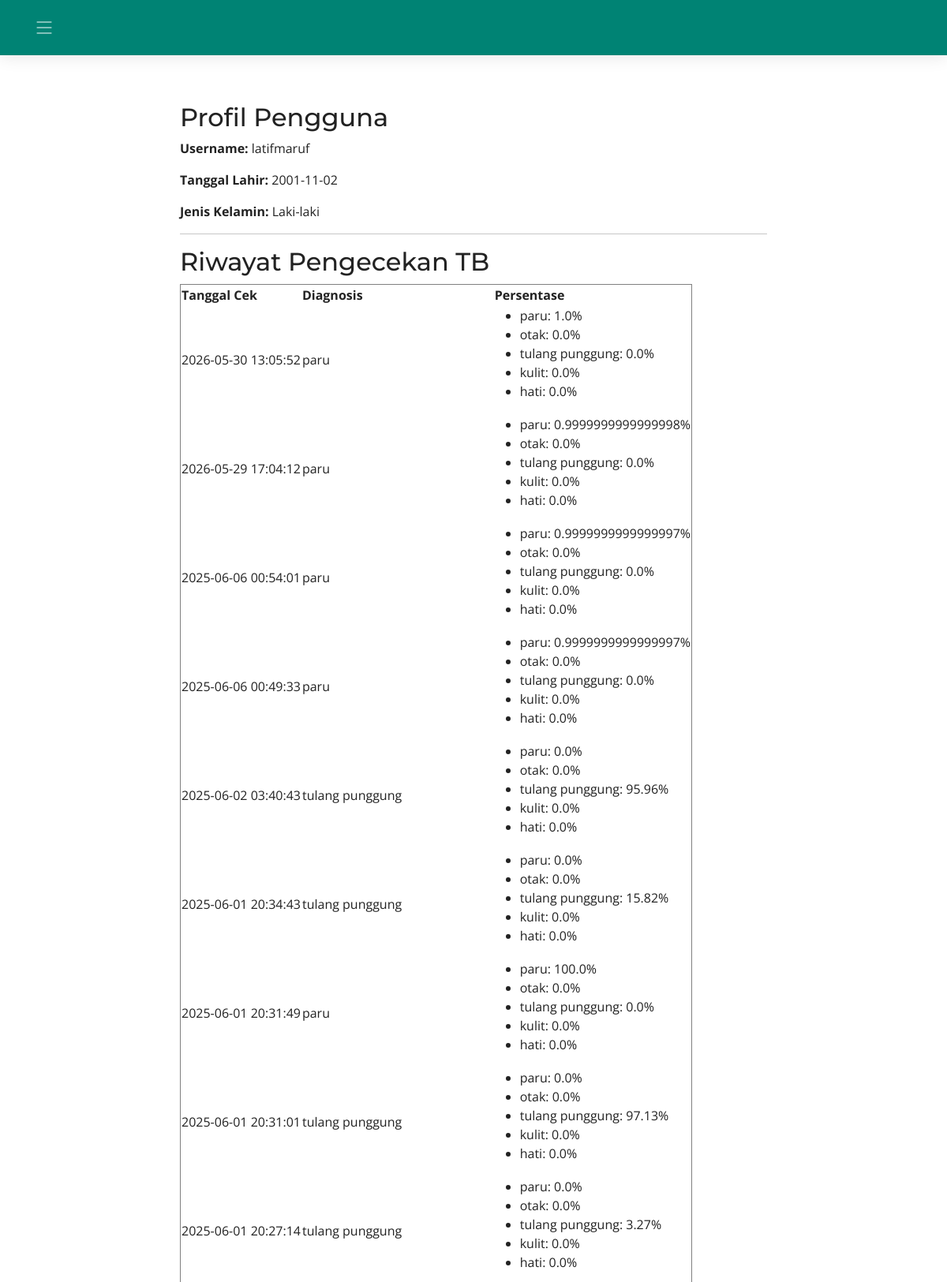
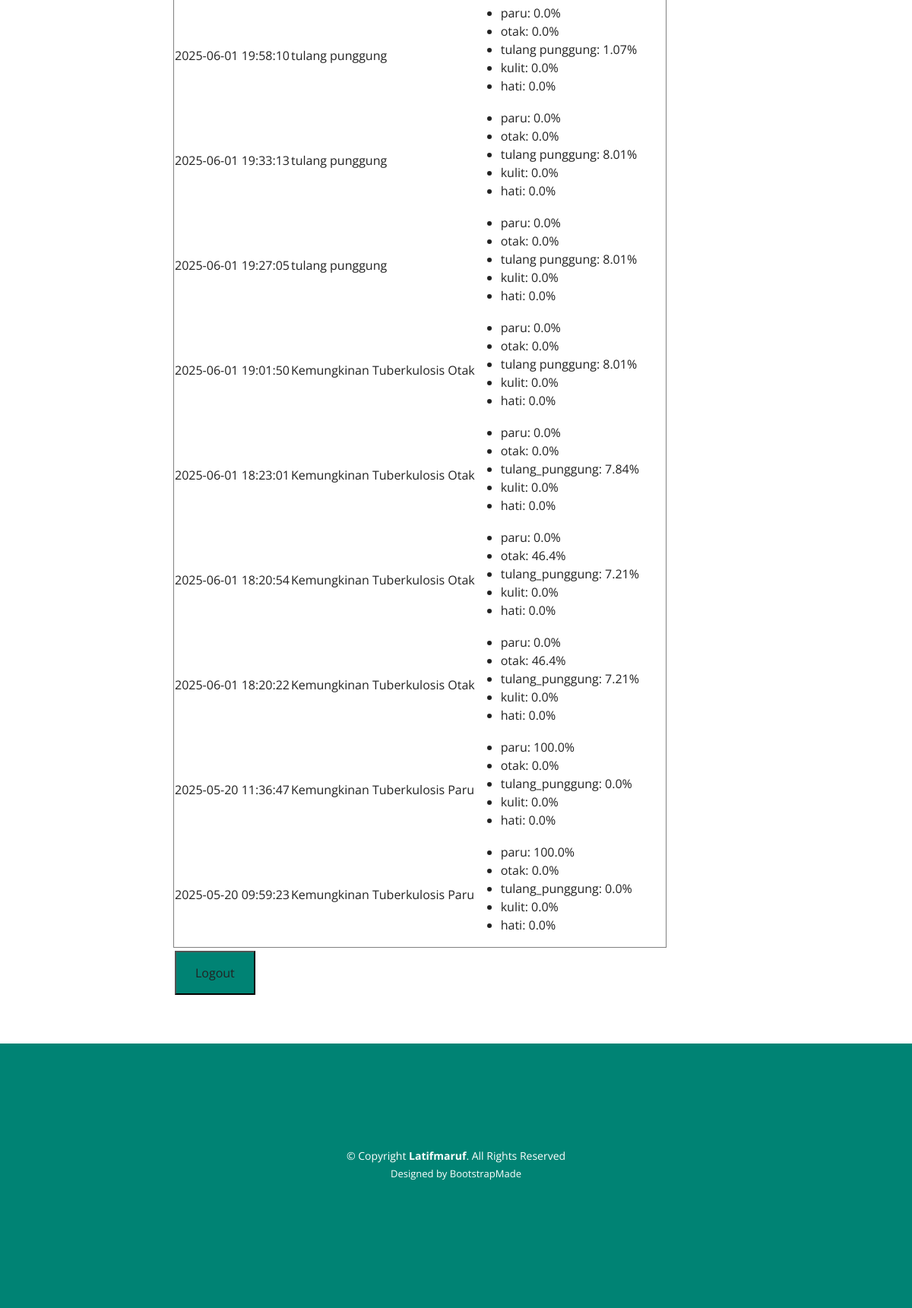
The app's page /profil (signed in) with its own data (2 pictures, top to bottom).
### tables this page shows
CREATE TABLE users (
        id INTEGER PRIMARY KEY AUTOINCREMENT,
        username TEXT UNIQUE NOT NULL,
        password TEXT NOT NULL,
        tanggal_lahir TEXT NOT NULL,
        jenis_kelamin TEXT NOT NULL
    );

CREATE TABLE hasil_cek (
        id INTEGER PRIMARY KEY AUTOINCREMENT,
        user_id INTEGER NOT NULL,
        diagnosis TEXT NOT NULL,
        persentase TEXT NOT NULL,
        tanggal_cek TIMESTAMP DEFAULT CURRENT_TIMESTAMP,
        FOREIGN KEY (user_id) REFERENCES users(id)
    );

### app.py (the view)
@app.route('/profil')
def profil():
    if 'user_id' not in session:
        flash('Anda harus login terlebih dahulu.')
        return redirect(url_for('login'))
    conn = sqlite3.connect('database.db')
    conn.row_factory = sqlite3.Row
    c = conn.cursor()
    c.execute('SELECT username, tanggal_lahir, jenis_kelamin FROM users WHERE id = ?', (session['user_id'],))
    user = c.fetchone()
    c.execute('SELECT diagnosis, persentase, tanggal_cek FROM hasil_cek WHERE user_id = ? ORDER BY tanggal_cek DESC', (session['user_id'],))
    hasil_cek = c.fetchall()
    conn.close()
    if user is None:
        flash('Data user tidak ditemukan.')
        return redirect(url_for('login'))
    hasil_cek_list = []
    for row in hasil_cek:
        hasil_dict = dict(row)
        hasil_dict['persentase'] = json.loads(hasil_dict['persentase'])  # ✅ DI SINI
        hasil_cek_list.append(hasil_dict)
    return render_template('profil.html', user=user, hasil_cek=hasil_cek_list)

### templates/profil.html (shortened to what this page needs)
<!DOCTYPE html>
<html lang="en">
<head>
  <link href="static/vendor/bootstrap/css/bootstrap.min.css" rel="stylesheet">
  <link href="static/vendor/bootstrap-icons/bootstrap-icons.css" rel="stylesheet">
  <link href="static/vendor/aos/aos.css" rel="stylesheet">
  <link href="static/vendor/glightbox/css/glightbox.min.css" rel="stylesheet">
  <link href="static/vendor/swiper/swiper-bundle.min.css" rel="stylesheet">
  <link href="static/css/main.css" rel="stylesheet">
</head>
<body>
  <header id="header" class="header d-flex align-items-center">
    <div class="container-fluid container-xl d-flex align-items-center justify-content-between">
      <i class="mobile-nav-toggle mobile-nav-show bi bi-list"></i>
    </div>
  </header>
  <main id="main">
   <section id="about" class="about">
    <div class="container" data-aos="fade-up">
      <div class="col-lg-8" style="margin: auto;">
        {% if user %}
          <h2>Profil Pengguna</h2>
          <p><strong>Username:</strong> {{ user['username'] }}</p>
          <p><strong>Tanggal Lahir:</strong> {{ user['tanggal_lahir'] }}</p>
          <p><strong>Jenis Kelamin:</strong> {{ user['jenis_kelamin'] }}</p>
        {% else %}
          <p>Data pengguna tidak tersedia.</p>
        {% endif %}
        <hr>
        {% if hasil_cek %}
        <h2>Riwayat Pengecekan TB</h2>
        <table border="1">
            <thead>
                <tr>
                    <th>Tanggal Cek</th>
                    <th>Diagnosis</th>
                    <th>Persentase</th>
                </tr>
            </thead>
            <tbody>
                {% for hasil in hasil_cek %}
                <tr>
                    <td>{{ hasil['tanggal_cek'] }}</td>
                    <td>{{ hasil['diagnosis'] }}</td>
                    <td>
                        <ul>
                            {% for jenis, persen in hasil['persentase'].items() %}
                            <li>{{ jenis }}: {{ persen }}%</li>
                            {% endfor %}
                        </ul>
                    </td>
                </tr>
                {% endfor %}
            </tbody>
        </table>
        {% else %}
          <p>Belum ada riwayat pengecekan.</p>
        {% endif %}
        <button><a href="{{ url_for('logout') }}">Logout</a></button>
      </div>
    </div>
  </section>
  </main>
  <footer id="footer" class="footer">
    <div class="container">
      <br><br><br>
    <div class="container mt-4">
      <div class="copyright">
        &copy; Copyright <strong><span>Latifmaruf</span></strong>. All Rights Reserved
      </div>
      <div class="credits">
        Designed by <a href="https://bootstrapmade.com/">BootstrapMade</a><br><br><br><br><br><br><br>
      </div>
    </div>
  </footer>
</body>
</html>

### static/css/main.css (style rules this page uses)
:root { --font-default: "Open Sans", system-ui, -apple-system, "Segoe UI", Roboto, "Helvetica Neue", Arial, "Noto Sans", "Liberation Sans", sans-serif, "Apple Color Emoji", "Segoe UI Emoji", "Segoe UI Symbol", "Noto Color Emoji"; --font-primary: "Montserrat", sans-serif; --font-secondary: "Poppins", sans-serif; }
:root { --color-default: #222222; --color-primary: #008374; --color-secondary: #f85a40; }
:root { scroll-behavior: smooth; }
body { font-family: var(--font-default); color: var(--color-default); }
a { color: var(--color-default); text-decoration: none; }
h1, h2, h3, h4, h5, h6 { font-family: var(--font-primary); }
section { padding: 60px 0; overflow: hidden; scroll-margin-top: 70px; overflow: clip; }
.header { transition: all 0.5s; z-index: 997; height: 90px; background-color: var(--color-primary); }
.header.sticked { position: fixed; top: 0; right: 0; left: 0; height: 70px; box-shadow: 0px 2px 20px rgba(0, 0, 0, 0.1); }
.sticked-header-offset { margin-top: 70px; }
@media (max-width: 1279px) { .mobile-nav-show { color: rgba(255, 255, 255, 0.6); font-size: 28px; cursor: pointer; line-height: 0; transition: 0.5s; z-index: 9999; margin-right: 10px; } }
.footer { font-size: 14px; background-color: var(--color-primary); padding: 50px 0; color: white; }
.footer .copyright { text-align: center; }
.footer .credits { padding-top: 4px; text-align: center; font-size: 13px; }
.footer .credits a { color: #fff; }
button { background-color: var(--color-primary); color: rgb(255, 255, 255); padding: 15px 25px; text-align: center; text-decoration: none; display: inline-block; font-size: 16px; margin: 4px 2px; cursor: pointer; }

### records on screen
users: username "latifmaruf", tanggal_lahir "2001-11-02", jenis_kelamin "Laki-laki"
hasil_cek: tanggal_cek "2026-05-30 13:05:52", diagnosis "paru", items "paru" "otak" "tulang punggung" "kulit" "hati", items "1.0" "0.0" "0.0" "0.0" "0.0"
hasil_cek: tanggal_cek "2026-05-29 17:04:12", diagnosis "paru", items "paru" "otak" "tulang punggung" "kulit" "hati", items "0.9999999999999998" "0.0" "0.0" "0.0" "0.0"
hasil_cek: tanggal_cek "2025-06-06 00:54:01", diagnosis "paru", items "paru" "otak" "tulang punggung" "kulit" "hati", items "0.9999999999999997" "0.0" "0.0" "0.0" "0.0"
hasil_cek: tanggal_cek "2025-06-06 00:49:33", diagnosis "paru", items "paru" "otak" "tulang punggung" "kulit" "hati", items "0.9999999999999997" "0.0" "0.0" "0.0" "0.0"
hasil_cek: tanggal_cek "2025-06-02 03:40:43", diagnosis "tulang punggung", items "paru" "otak" "tulang punggung" "kulit" "hati", items "0.0" "0.0" "95.96" "0.0" "0.0"
hasil_cek: tanggal_cek "2025-06-01 20:34:43", diagnosis "tulang punggung", items "paru" "otak" "tulang punggung" "kulit" "hati", items "0.0" "0.0" "15.82" "0.0" "0.0"
hasil_cek: tanggal_cek "2025-06-01 20:31:49", diagnosis "paru", items "paru" "otak" "tulang punggung" "kulit" "hati", items "100.0" "0.0" "0.0" "0.0" "0.0"
hasil_cek: tanggal_cek "2025-06-01 20:31:01", diagnosis "tulang punggung", items "paru" "otak" "tulang punggung" "kulit" "hati", items "0.0" "0.0" "97.13" "0.0" "0.0"
hasil_cek: tanggal_cek "2025-06-01 20:27:14", diagnosis "tulang punggung", items "paru" "otak" "tulang punggung" "kulit" "hati", items "0.0" "0.0" "3.27" "0.0" "0.0"
hasil_cek: tanggal_cek "2025-06-01 19:58:10", diagnosis "tulang punggung", items "paru" "otak" "tulang punggung" "kulit" "hati", items "0.0" "0.0" "1.07" "0.0" "0.0"
hasil_cek: tanggal_cek "2025-06-01 19:33:13", diagnosis "tulang punggung", items "paru" "otak" "tulang punggung" "kulit" "hati", items "0.0" "0.0" "8.01" "0.0" "0.0"
hasil_cek: tanggal_cek "2025-06-01 19:27:05", diagnosis "tulang punggung", items "paru" "otak" "tulang punggung" "kulit" "hati", items "0.0" "0.0" "8.01" "0.0" "0.0"
hasil_cek: tanggal_cek "2025-06-01 19:01:50", diagnosis "Kemungkinan Tuberkulosis Otak", items "paru" "otak" "tulang punggung" "kulit" "hati", items "0.0" "0.0" "8.01" "0.0" "0.0"
hasil_cek: tanggal_cek "2025-06-01 18:23:01", diagnosis "Kemungkinan Tuberkulosis Otak", items "paru" "otak" "tulang_punggung" "kulit" "hati", items "0.0" "0.0" "7.84" "0.0" "0.0"
hasil_cek: tanggal_cek "2025-06-01 18:20:54", diagnosis "Kemungkinan Tuberkulosis Otak", items "paru" "otak" "tulang_punggung" "kulit" "hati", items "0.0" "46.4" "7.21" "0.0" "0.0"
hasil_cek: tanggal_cek "2025-06-01 18:20:22", diagnosis "Kemungkinan Tuberkulosis Otak", items "paru" "otak" "tulang_punggung" "kulit" "hati", items "0.0" "46.4" "7.21" "0.0" "0.0"
hasil_cek: tanggal_cek "2025-05-20 11:36:47", diagnosis "Kemungkinan Tuberkulosis Paru", items "paru" "otak" "tulang_punggung" "kulit" "hati", items "100.0" "0.0" "0.0" "0.0" "0.0"
hasil_cek: tanggal_cek "2025-05-20 09:59:23", diagnosis "Kemungkinan Tuberkulosis Paru", items "paru" "otak" "tulang_punggung" "kulit" "hati", items "100.0" "0.0" "0.0" "0.0" "0.0"
